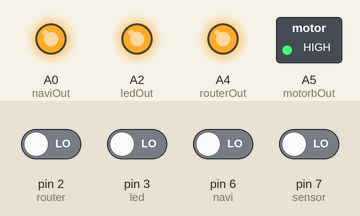
Simulated run of this sketch. Board: Arduino Uno, built with avr-gcc and run on an emulated ATmega328P. Parts: switched loads named in the sketch (green lamp = pin HIGH), output pins drawn as LEDs (lit = HIGH). The inputs (shaded band) are chosen by the test bench; at power-on: pin 2 (router), pin 3 (led), pin 6 (navi), pin 7 (sensor) LOW. Pins used as bus, display or sensor lines are not drawn.

Above: at 0.1 s.
At 72.1 s:
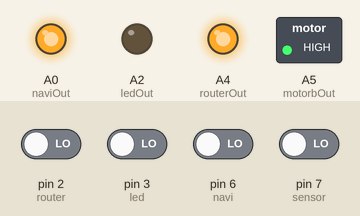
At 127.1 s:
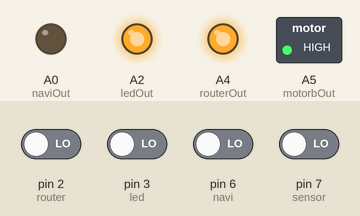
Timing chart, 0 to 130.0 s (numbered marks = the images above):
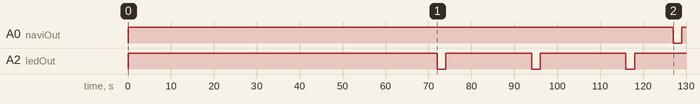

The sketch:

wd.ino
```cpp
// Todd Locker
// 5/19/16
#include <WatchDogTimers.h>

/*
* navi 6
* sensor 7
* router 2
* led 3
*/
#define navi 6
#define sensor 7
#define router 2
#define led 3
//#define motorb 2
//#define powerb 3

/*
* sensorOut  A1
* naviOut    A0
* motorbOut  A5
* routerOut  A4
* ledOut     A2
* powerbOut  A3
*/
#define sensorOut A1
#define naviOut A0
#define motorbOut A5
#define routerOut A4
#define ledOut A2
#define powerbOut A3

int pinToReboot;

#define COMPLETE_BOOT_TIME 45000 // Time given to boot up entire robot
#define NAVI_BOOT_TIME 6500 // Time given to boot up the navi
#define OTHER_BOOT_TIME 4000 // Time given to boot up a pin other than router or navi
#define LOW_TIME 2000  // time to hold pins low while resetting
#define WAIT_TIME 5000 // time to wait until it is determined a processor is hanging

Timers sensorTimer(WAIT_TIME);
Timers naviTimer(WAIT_TIME);
//Timers motorbTimer(WAIT_TIME);
Timers routerTimer(WAIT_TIME);
Timers ledTimer(WAIT_TIME);
//Timers powerbTimer(WAIT_TIME);
Timers rebootTimer(COMPLETE_BOOT_TIME);
Timers pinBootTimer();
Timers lowTimer(LOW_TIME);

int state;
#define BOOTING 0
#define RUNNING 1
#define HANGING 2

bool oldValueSensor;
bool oldValueNavi;
//bool oldValueMotorb;
bool oldValueRouter;
bool oldValueLed;
//bool oldValuePowerb;
bool mustRebootPin;
bool lowWaiting;
bool bootWaiting;
bool allPinsLow;
bool allPinsHigh;


void setup() {
  pinMode(sensor, INPUT);
  pinMode(navi, INPUT);
  //pinMode(motorb, INPUT);
  pinMode(router, INPUT);
  pinMode(led, INPUT);
  //pinMode(powerb, INPUT);

  pinMode(sensorOut, OUTPUT);
  pinMode(naviOut, OUTPUT);
  pinMode(motorbOut, OUTPUT);
  pinMode(routerOut, OUTPUT);
  pinMode(ledOut, OUTPUT);
  pinMode(powerbOut, OUTPUT);

  digitalWrite(sensorOut, HIGH);
  digitalWrite(naviOut, HIGH);
  digitalWrite(motorbOut, HIGH);
  digitalWrite(routerOut, HIGH);
  digitalWrite(ledOut, HIGH);
  digitalWrite(powerbOut, HIGH);

  oldValueSensor = digitalRead(sensor);
  oldValueNavi = digitalRead(navi);
  //oldValueMotorb = digitalRead(motorb);
  oldValueRouter = digitalRead(router);
  oldValueLed = digitalRead(led);
  //oldValuePowerb = digitalRead(powerb);

  // Reset all the timers because they would have expired while waiting on boot timer
  sensorTimer.resetTimer();
  naviTimer.resetTimer();
  //motorbTimer.resetTimer();
  routerTimer.resetTimer();
  ledTimer.resetTimer();
  //powerbTimer.resetTimer();
  rebootTimer.resetTimer();
  bootWaiting = true;
  lowWaiting = false;
  mustRebootPin = false;
  allPinsLow = false;
  allPinsHigh = false;
}


void loop() {
  if(!mustRebootPin && !lowWaiting && !bootWaiting) {
    checkHanging(&sensorTimer, sensor, sensorOut, &oldValueSensor);
  }
  if(!mustRebootPin && !lowWaiting && !bootWaiting) {
    checkHanging(&naviTimer, navi, naviOut, &oldValueNavi);
  }
  if(!mustRebootPin && !lowWaiting && !bootWaiting) {
    checkHanging(&routerTimer, router, routerOut, &oldValueRouter);
  }
  if(!mustRebootPin && !lowWaiting && !bootWaiting) {
    checkHanging(&ledTimer, led, ledOut, &oldValueLed);
  }

  if(mustRebootPin) {
    pinDown(pinToReboot);
    mustRebootPin = false;
  }

  if(allPinsLow) {
    setAllLow();
    allPinsLow = false;
  }

  if(lowWaiting) {
    if(lowTimer.timerDone()) {
      lowTimer.resetTimer();
      lowWaiting = false;
      if(allPinsHigh) {
        setAllHigh();
      }
      else {
        pinUp(pinToReboot);
      }
    }
  }

  if(bootWaiting) {
    if(rebootTimer.timerDone()) {
      rebootTimer.resetTimer();
      bootWaiting = false;

      oldValueSensor = digitalRead(sensor);
      oldValueNavi = digitalRead(navi);
      //oldValueMotorb = digitalRead(motorb);
      oldValueRouter = digitalRead(router);
      oldValueLed = digitalRead(led);
      //oldValuePowerb = digitalRead(powerb);

      // Reset all the timers because they would have expired while rebooting the robot
      sensorTimer.resetTimer();
      naviTimer.resetTimer();
      //motorbTimer.resetTimer();
      routerTimer.resetTimer();
      ledTimer.resetTimer();
      //powerbTimer.resetTimer();
    }
  }

}


void checkHanging(Timers * timer, int inPin, int outPin, bool *oldValue)
{
  // If the current state of the inPin equals the previous state of the inPin
  if(digitalRead(inPin) == *oldValue) {
    if(timer->timerDone()) {
      mustRebootPin = true;
      pinToReboot = outPin;
    }
  }
  else {
    // The state of the inPin has changed so reset the timer
    timer->resetTimer();
    *oldValue = digitalRead(inPin);
  }
  return;
}


void pinDown(int pin)
{
  // If the led hangs, reboot entire robot
  // Otherwise reboot the pin for the given time depending on what pin
  if(pin == routerOut) {
    allPinsLow = true;
    return;
  }

  digitalWrite(pin, LOW);
  lowTimer.resetTimer();
  lowWaiting = true;

  return;
}


void pinUp(int pin)
{
  int rebootTime;

  // determine how long to wait for reboot before watchdog begins checking again
  if(pin == routerOut) {
    rebootTime = COMPLETE_BOOT_TIME;
  }
  else if(pin == naviOut) {
    rebootTime = NAVI_BOOT_TIME;
  }
  else {
    rebootTime = OTHER_BOOT_TIME;
  }

  digitalWrite(pin, HIGH);
  rebootTimer.setInterval(rebootTime);
  rebootTimer.resetTimer();
  bootWaiting = true;

  oldValueSensor = digitalRead(sensor);
  oldValueNavi = digitalRead(navi);
  //oldValueMotorb = digitalRead(motorb);
  oldValueRouter = digitalRead(router);
  oldValueLed = digitalRead(led);
  //oldValuePowerb = digitalRead(powerb);

  // Reset all the timers because they would have expired while rebooting current pin
  sensorTimer.resetTimer();
  naviTimer.resetTimer();
  //motorbTimer.resetTimer();
  routerTimer.resetTimer();
  ledTimer.resetTimer();
  //powerbTimer.resetTimer();

  return;
}


void setAllLow()
{
  digitalWrite(sensorOut, LOW);
  digitalWrite(naviOut, LOW);
  digitalWrite(motorbOut, LOW);
  digitalWrite(routerOut, LOW);
  digitalWrite(ledOut, LOW);
  digitalWrite(powerbOut, LOW);
  lowTimer.resetTimer();
  lowWaiting = true;
  allPinsHigh = true;

  return;
}


void setAllHigh()
{
  digitalWrite(sensorOut, HIGH);
  digitalWrite(naviOut, HIGH);
  digitalWrite(motorbOut, HIGH);
  digitalWrite(routerOut, HIGH);
  digitalWrite(ledOut, HIGH);
  digitalWrite(powerbOut, HIGH);
  rebootTimer.setInterval(COMPLETE_BOOT_TIME);
  rebootTimer.resetTimer();
  bootWaiting = true;
  allPinsHigh = true;
  return;
}
```

Measured:
- by itself, A0 (naviOut): HIGH → LOW at 127 s, → HIGH 2.0 s later
- by itself, A2 (ledOut): HIGH → LOW at 72.0 s, → HIGH 2.0 s later, → LOW 20.0 s later, → HIGH 2.0 s later, … (6 changes in this stretch)
